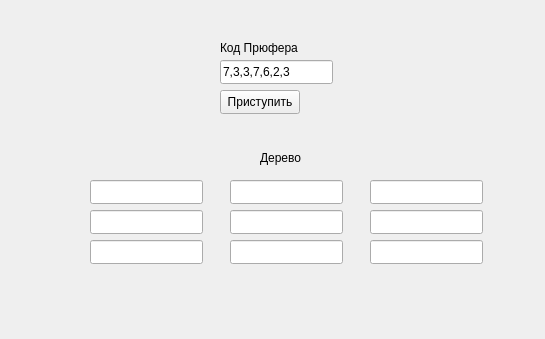
<?xml version="1.0" encoding="UTF-8"?>
<ui version="4.0">
 <class>Form</class>
 <widget class="QWidget" name="Form">
  <property name="geometry">
   <rect>
    <x>0</x>
    <y>0</y>
    <width>545</width>
    <height>339</height>
   </rect>
  </property>
  <property name="windowTitle">
   <string>Form</string>
  </property>
  <widget class="QLabel" name="label">
   <property name="geometry">
    <rect>
     <x>220</x>
     <y>40</y>
     <width>91</width>
     <height>16</height>
    </rect>
   </property>
   <property name="text">
    <string>Код Прюфера</string>
   </property>
  </widget>
  <widget class="QLabel" name="label_2">
   <property name="geometry">
    <rect>
     <x>260</x>
     <y>150</y>
     <width>49</width>
     <height>16</height>
    </rect>
   </property>
   <property name="text">
    <string>Дерево</string>
   </property>
  </widget>
  <widget class="QLineEdit" name="lineEdit">
   <property name="geometry">
    <rect>
     <x>220</x>
     <y>60</y>
     <width>113</width>
     <height>24</height>
    </rect>
   </property>
   <property name="text">
    <string>7,3,3,7,6,2,3</string>
   </property>
  </widget>
  <widget class="QLineEdit" name="lineEdit_2">
   <property name="geometry">
    <rect>
     <x>90</x>
     <y>180</y>
     <width>113</width>
     <height>24</height>
    </rect>
   </property>
  </widget>
  <widget class="QPushButton" name="pushButton">
   <property name="geometry">
    <rect>
     <x>220</x>
     <y>90</y>
     <width>80</width>
     <height>24</height>
    </rect>
   </property>
   <property name="text">
    <string>Приступить</string>
   </property>
  </widget>
  <widget class="QLineEdit" name="lineEdit_3">
   <property name="geometry">
    <rect>
     <x>90</x>
     <y>210</y>
     <width>113</width>
     <height>24</height>
    </rect>
   </property>
  </widget>
  <widget class="QLineEdit" name="lineEdit_4">
   <property name="geometry">
    <rect>
     <x>90</x>
     <y>240</y>
     <width>113</width>
     <height>24</height>
    </rect>
   </property>
  </widget>
  <widget class="QLineEdit" name="lineEdit_5">
   <property name="geometry">
    <rect>
     <x>230</x>
     <y>180</y>
     <width>113</width>
     <height>24</height>
    </rect>
   </property>
  </widget>
  <widget class="QLineEdit" name="lineEdit_6">
   <property name="geometry">
    <rect>
     <x>230</x>
     <y>210</y>
     <width>113</width>
     <height>24</height>
    </rect>
   </property>
  </widget>
  <widget class="QLineEdit" name="lineEdit_7">
   <property name="geometry">
    <rect>
     <x>230</x>
     <y>240</y>
     <width>113</width>
     <height>24</height>
    </rect>
   </property>
  </widget>
  <widget class="QLineEdit" name="lineEdit_8">
   <property name="geometry">
    <rect>
     <x>370</x>
     <y>180</y>
     <width>113</width>
     <height>24</height>
    </rect>
   </property>
  </widget>
  <widget class="QLineEdit" name="lineEdit_9">
   <property name="geometry">
    <rect>
     <x>370</x>
     <y>210</y>
     <width>113</width>
     <height>24</height>
    </rect>
   </property>
  </widget>
  <widget class="QLineEdit" name="lineEdit_10">
   <property name="geometry">
    <rect>
     <x>370</x>
     <y>240</y>
     <width>113</width>
     <height>24</height>
    </rect>
   </property>
  </widget>
 </widget>
 <resources/>
 <connections/>
</ui>
